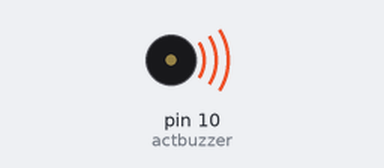
Simulated run of this sketch. Board: Arduino Uno, built with avr-gcc and run on an emulated ATmega328P. Shown: buzzer (waves = sounding).

Above: at 0.1 s.
Timing chart, 0 to 1.6 s (numbered marks = the images above):
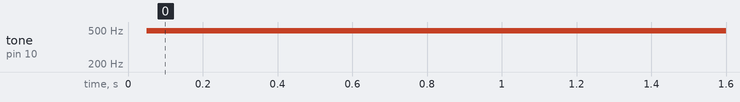

Measured:
- by itself, tone on pin 10 (actbuzzer): silent → 490 Hz at 0.05 s

The sketch:

active_buzzer_changing_tone.ino
```cpp
//active_buzzer_changing_tone


int actbuzzer=10;
int counter;
void setup()
{
     pinMode(actbuzzer,OUTPUT);
     Serial.begin(9600);
}


void loop()
{

  for(counter=0;counter<256;counter++)
  {
    analogWrite(actbuzzer,counter);

    delay(50);
  }
}
```
